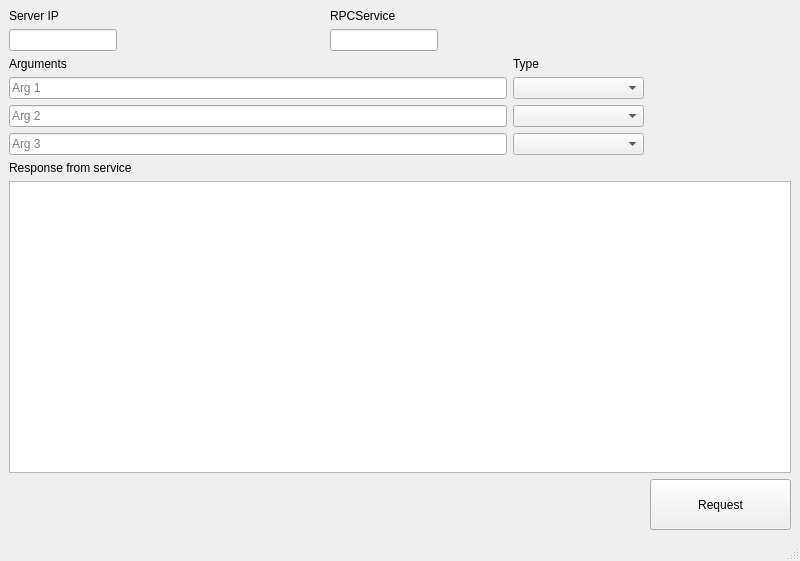
<?xml version="1.0" encoding="UTF-8"?>
<ui version="4.0">
 <class>RPCTestClient</class>
 <widget class="QMainWindow" name="RPCTestClient">
  <property name="geometry">
   <rect>
    <x>0</x>
    <y>0</y>
    <width>800</width>
    <height>561</height>
   </rect>
  </property>
  <property name="windowTitle">
   <string>MainWindow</string>
  </property>
  <widget class="QWidget" name="centralwidget">
   <layout class="QGridLayout" name="gridLayout_3">
    <item row="0" column="0">
     <layout class="QFormLayout" name="server_ip_layout">
      <item row="0" column="0">
       <widget class="QLabel" name="server_ip_label">
        <property name="text">
         <string>Server IP</string>
        </property>
       </widget>
      </item>
      <item row="1" column="0">
       <widget class="QLineEdit" name="server_ip"/>
      </item>
     </layout>
    </item>
    <item row="0" column="1">
     <layout class="QFormLayout" name="rpc_service_layout">
      <item row="0" column="0">
       <widget class="QLabel" name="rpc_service_label">
        <property name="text">
         <string>RPCService</string>
        </property>
       </widget>
      </item>
      <item row="1" column="0">
       <widget class="QLineEdit" name="rpc_service"/>
      </item>
     </layout>
    </item>
    <item row="1" column="0" colspan="2">
     <layout class="QGridLayout" name="arguments_layout">
      <item row="0" column="0">
       <layout class="QVBoxLayout" name="args_layout">
        <item>
         <widget class="QLabel" name="arg_label">
          <property name="text">
           <string>Arguments</string>
          </property>
         </widget>
        </item>
        <item>
         <widget class="QLineEdit" name="arg_1">
          <property name="minimumSize">
           <size>
            <width>221</width>
            <height>22</height>
           </size>
          </property>
          <property name="placeholderText">
           <string>Arg 1</string>
          </property>
         </widget>
        </item>
        <item>
         <widget class="QLineEdit" name="arg_2">
          <property name="minimumSize">
           <size>
            <width>221</width>
            <height>22</height>
           </size>
          </property>
          <property name="placeholderText">
           <string>Arg 2</string>
          </property>
         </widget>
        </item>
        <item>
         <widget class="QLineEdit" name="arg_3">
          <property name="minimumSize">
           <size>
            <width>221</width>
            <height>22</height>
           </size>
          </property>
          <property name="placeholderText">
           <string>Arg 3</string>
          </property>
         </widget>
        </item>
       </layout>
      </item>
      <item row="0" column="1">
       <layout class="QVBoxLayout" name="type_layout">
        <item>
         <widget class="QLabel" name="type_label">
          <property name="text">
           <string>Type</string>
          </property>
         </widget>
        </item>
        <item>
         <widget class="QComboBox" name="type_combo_1">
          <property name="minimumSize">
           <size>
            <width>131</width>
            <height>22</height>
           </size>
          </property>
          <property name="maximumSize">
           <size>
            <width>131</width>
            <height>22</height>
           </size>
          </property>
         </widget>
        </item>
        <item>
         <widget class="QComboBox" name="type_combo_2">
          <property name="minimumSize">
           <size>
            <width>131</width>
            <height>22</height>
           </size>
          </property>
          <property name="maximumSize">
           <size>
            <width>131</width>
            <height>22</height>
           </size>
          </property>
         </widget>
        </item>
        <item>
         <widget class="QComboBox" name="type_combo_3">
          <property name="minimumSize">
           <size>
            <width>131</width>
            <height>22</height>
           </size>
          </property>
         </widget>
        </item>
       </layout>
      </item>
     </layout>
    </item>
    <item row="2" column="0" colspan="3">
     <layout class="QGridLayout" name="response_layout">
      <item row="0" column="0">
       <widget class="QLabel" name="response_label">
        <property name="text">
         <string>Response from service</string>
        </property>
       </widget>
      </item>
      <item row="1" column="0">
       <widget class="QPlainTextEdit" name="response">
        <property name="readOnly">
         <bool>true</bool>
        </property>
       </widget>
      </item>
     </layout>
    </item>
    <item row="3" column="0" colspan="2">
     <spacer name="horizontalSpacer">
      <property name="orientation">
       <enum>Qt::Horizontal</enum>
      </property>
      <property name="sizeHint" stdset="0">
       <size>
        <width>632</width>
        <height>20</height>
       </size>
      </property>
     </spacer>
    </item>
    <item row="3" column="2">
     <widget class="QPushButton" name="request_button">
      <property name="minimumSize">
       <size>
        <width>141</width>
        <height>51</height>
       </size>
      </property>
      <property name="text">
       <string>Request</string>
      </property>
     </widget>
    </item>
   </layout>
  </widget>
  <widget class="QMenuBar" name="menubar">
   <property name="geometry">
    <rect>
     <x>0</x>
     <y>0</y>
     <width>800</width>
     <height>20</height>
    </rect>
   </property>
  </widget>
  <widget class="QStatusBar" name="statusbar"/>
  <action name="actionExit">
   <property name="text">
    <string>Exit</string>
   </property>
  </action>
 </widget>
 <resources/>
 <connections/>
</ui>
